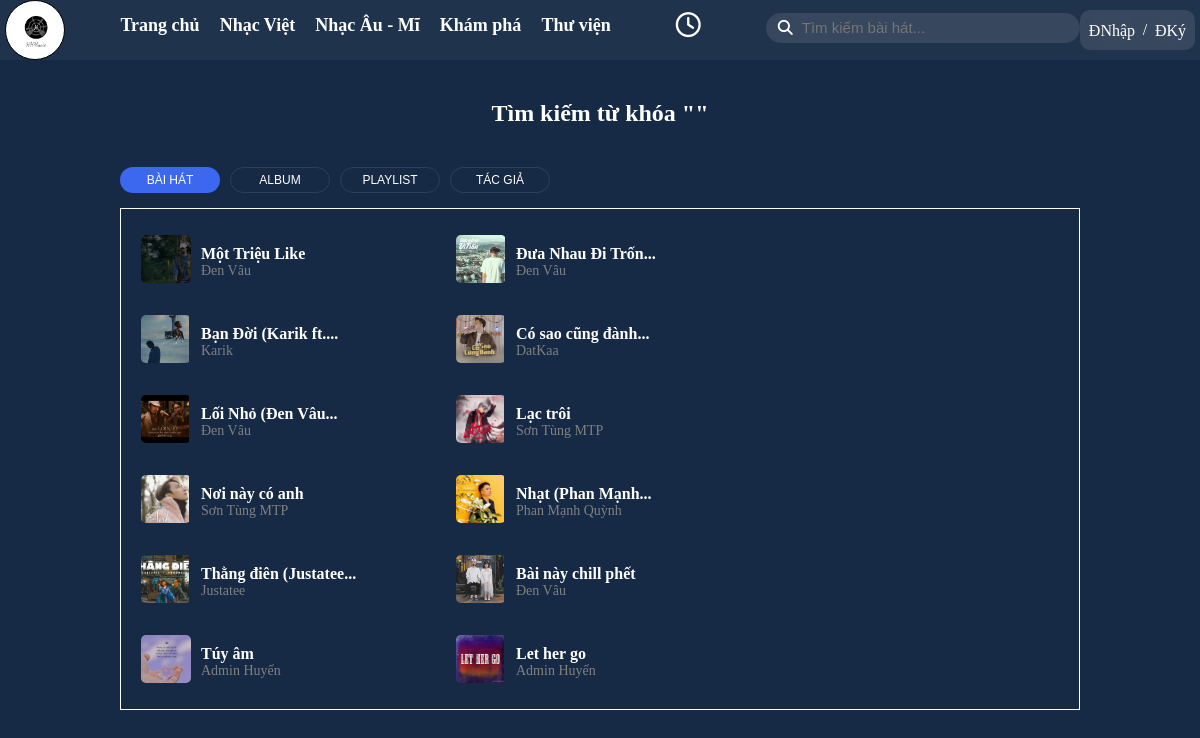
Screenshot of /search.php with the database file from the repository.
### tables this page shows
CREATE TABLE `tbl_song` (
  `song_id` int(11) NOT NULL,
  `user_id` int(11) NOT NULL,
  `category_id` int(11) NOT NULL,
  `song_name` varchar(255) NOT NULL,
  `song_image` varchar(255) NOT NULL,
  `file_path` varchar(255) NOT NULL,
  `listen_count` int(11) DEFAULT 0,
  `lyrics` varchar(5000) DEFAULT NULL,
  `privacy` varchar(10) DEFAULT 'public',
  `create_at` date DEFAULT current_timestamp(),
  `slug_song` varchar(255) NOT NULL
);

CREATE TABLE `tbl_user` (
  `user_id` int(11) NOT NULL,
  `fullName` varchar(255) NOT NULL,
  `email` varchar(255) NOT NULL,
  `password` varchar(255) NOT NULL,
  `description` varchar(255) DEFAULT NULL,
  `userimage` varchar(255) DEFAULT NULL,
  `slug` varchar(255) NOT NULL,
  `role` varchar(255) DEFAULT 'user'
);

### lib/database.php (called while the page is built, shortened)
<?php
class Database
{
    public $host = DB_HOST;
    public $user = DB_USER;
    public $pass = DB_PASS;
    public $dbname = DB_NAME;
    public $conn;
    private function connectDB()
    {
        $this->conn = new mysqli(
            $this->host,
            $this->user,
            $this->pass,
            $this->dbname
        );
    }
    public function select($query)
    {
        $result = $this->conn->query($query) or
            die($this->conn->error . __LINE__);
        if ($result->num_rows > 0) {
            return $result;
        } else {
            return false;
        }
    }
}
?>

### class/frontendClass.php (called while the page is built, shortened)
<?php
include(__DIR__ . "/../lib/database.php");
?>
<?php
class FrontEnd
{
    private $db;
    public function __construct()
    {
        $this->db = new Database();
    }
    public function show_song_by_search($keysearch)
    {
        $query = "SELECT *, us.fullName AS authorSong
                FROM tbl_song s
                JOIN tbl_category ct ON s.category_id = ct.category_id
                JOIN tbl_user us ON s.user_id = us.user_id
                WHERE s.privacy = 'public' AND (s.song_name LIKE '%$keysearch%'
                    OR ct.category_name LIKE '%$keysearch%'
                    OR us.fullName LIKE '%$keysearch%')";
        $result = $this->db->select($query);
        return $result;
    }
}
?>

### config/format.php (called while the page is built, shortened)
<?php
class Format
{
    public function textShorten($text, $limit)
    {
        if (strlen($text) > $limit) {
            $text = substr($text, 0, $limit);
            $text = substr($text, 0, strrpos($text, ' '));
            $text = $text . "...";
        }
        return $text;
    }
}

### search.php (the view, shortened to what this page needs)
<?php
include('./inc/header.php');
$keysearch = $_GET['keysearch'];
$show_song_by_keysearch = $frontend->show_song_by_search($keysearch);
?>
<link rel="stylesheet" href="./css/main.css">
<link rel="stylesheet" href="./css/home.css">
<link rel="stylesheet" href="./css/search.css">
<div class="mainBox">
    <h2 class="title_search">Tìm kiếm từ khóa "<?php echo $keysearch ?>"</h2>
    <div class="new-release-container">
        <div class="new-release-tab">
            <button class="tab-link active" onclick="openTab(event, 'tab1')">BÀI HÁT</button>
            <button class="tab-link" onclick="openTab(event, 'tab2')">ALBUM</button>
            <button class="tab-link" onclick="openTab(event, 'tab3')">PLAYLIST</button>
            <button class="tab-link" onclick="openTab(event, 'tab4')">TÁC GIẢ</button>
        </div>
        <div class="tab-content" id="tab1">
            <div class="song-container">
                <?php
                if ($show_song_by_keysearch) {
                    while ($resultSong = $show_song_by_keysearch->fetch_assoc()) {
                        ?>
                        <div class="recommend-song" data-id="<?php echo $resultSong['song_id'] ?>">
                            <div class="recommend-cover">
                                <img src="./admin/upload/images/imagesong/<?php echo $resultSong['song_image'] ?>" alt="">
                            </div>
                            <div class="recommend-name">
                                <div class="song-name"><?php echo $format->textShorten($resultSong['song_name'], 25) ?></div>
                                <div class="author-name"><a
                                        href="otheruser.php?user_id=<?php echo $resultSong['user_id'] ?>"><?php echo $resultSong['authorSong'] ?></a>
                                </div>
                            </div>
                        </div>
                        <?php
                    }
                } else {
                    echo '<div style="color: white">Không có dữ liệu</div>';
                }
                ?>
            </div>
        </div>
    </div>
</div>
</div>
</body>
</html>

### css/main.css (style rules this page uses)
:root { --header-color: rgba(34, 53, 78, 0.9); --body-color: rgb(22, 42, 69); --sidebar-color: rgb(34, 53, 78); --btn-activeColor: rgb(66, 158, 255); }
* { padding: 0; margin: 0; box-sizing: border-box; }
.song-container, .album-container, .playlist-container, .boxtest-container, .tab-flex { display: flex; flex-flow: row wrap; padding: 10px 0 10px 15px; }
.recommend-song { position: relative; height: 80px; width: 320px; border-radius: 5px; display: flex; padding: 10px; align-items: center; }
.recommend-cover { position: relative; border-radius: 5px; overflow: hidden; width: 50px; }
.recommend-cover img { height: 80%; }
.recommend-name { width: 55%; margin-left: 10px; }
.song-name { color: white; font-weight: bold; }
.author-name a { padding-top: 5px; color: gray; font-size: 14px; text-decoration: none; }
.song-name { font-weight: 600; margin-top: 5px; }

### css/home.css (style rules this page uses)
:root { --header-color: rgb(34, 53, 78, 0.9); --body-color: rgb(22, 42, 69); --hoverSong-color: rgb(69, 90, 116); }

### css/search.css (style rules this page uses)
* { padding: 0; margin: 0; box-sizing: border-box; }
.title_search { text-align: center; color: white; }
.new-release-container { width: 100%; }
.new-release-tab { width: 80%; margin: 20px auto 10px auto; display: flex; }
.new-release-tab button { background-color: transparent; border: 1px solid rgb(46, 64, 88); border-radius: 20px; outline: none; cursor: pointer; padding: 5px 15px; color: white; width: 100px; margin-right: 10px; font-size: 12px; }
.new-release-tab button.active { background-color: rgb(59, 104, 239); border: none; }
.tab-content { margin: auto; width: 80%; border: 1px solid white; }

### search.php (style rules this page uses)
html { height: 100%; }
.title_search { color: white; text-align: center; }
.new-release-container { width: 80%; margin: 40px auto; padding-bottom: 40px; }
.new-release-tab { width: 100%; display: flex; margin-top: 20px; }
.new-release-tab button.active { background-color: rgb(59, 104, 239); border: none; }
.new-release-tab button { background-color: transparent; border: 1px solid rgb(46, 64, 88); border-radius: 20px; outline: none; cursor: pointer; padding: 5px 15px; color: white; width: 100px; margin-right: 10px; font-size: 12px; }
.tab-content { display: none; margin-top: 15px; border: 1px solid white; width: 100%; }
.song-container { padding: 10px !important; }
.recommend-song { width: 315px; }

### rows the page displays
tbl_song: song_image (picture), song_name "Một Triệu Like", user.fullName "Đen Vâu"
tbl_song: song_image (picture), song_name "Đưa Nhau Đi Trốn...", user.fullName "Đen Vâu"
tbl_song: song_image (picture), song_name "Bạn Đời (Karik ft....", user.fullName "Karik"
tbl_song: song_image (picture), song_name "Có sao cũng đành...", user.fullName "DatKaa"
tbl_song: song_image (picture), song_name "Lối Nhỏ (Đen Vâu...", user.fullName "Đen Vâu"
tbl_song: song_image (picture), song_name "Lạc trôi", user.fullName "Sơn Tùng MTP"
tbl_song: song_image (picture), song_name "Nơi này có anh", user.fullName "Sơn Tùng MTP"
tbl_song: song_image (picture), song_name "Nhạt (Phan Mạnh...", user.fullName "Phan Mạnh Quỳnh"
tbl_song: song_image (picture), song_name "Thằng điên (Justatee...", user.fullName "Justatee"
tbl_song: song_image (picture), song_name "Bài này chill phết", user.fullName "Đen Vâu"
tbl_song: song_image (picture), song_name "Túy âm", user.fullName "Admin Huyến"
tbl_song: song_image (picture), song_name "Let her go", user.fullName "Admin Huyến"
